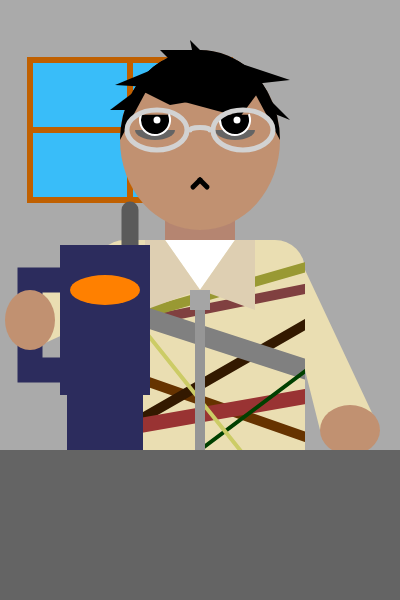
Frame 1 (no input)
Frame 60 (no input): identical to frame 1, image omitted
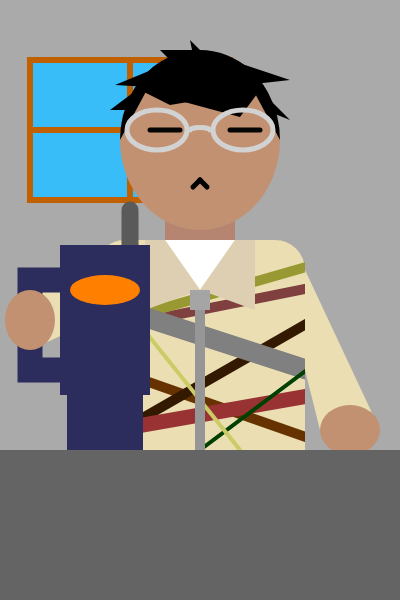
Frame 120 (the mouse pressed at the canvas centre since frame 60)

The p5.js sketch that drew these frames (run headless with seeded random() and noise() and a simulated clock; from frame 60 on, the mouse is pressed at the canvas centre):

// p5.js sketch
// ── sketch.js
let sky1, sky2, sky3, roomColor, sunColor;
let sunX = 180, sunY = 0;
let daytime = 1, dayShift = 0, blink = 0, skyChange = 0;
let eyesX = 160, eyesY = 125;
function setup() {
  createCanvas(400, 600);
  sky1 = 57;
  sky2 = 189;
  sky3 = 249;
  roomColor = 170;
  sunColor = color('#FFFF00');
}
function draw() {
  background(roomColor);
  noStroke();
  fill('#EADEB2');                         //body
  rect(95,240,210,300,30);
  stroke('#663300');                       //clothing pattern
  strokeWeight(10);
  line(0,330,400,470);
  stroke('#331900');
  line(0,500,400,270);
  stroke('#804040');
  line(0,350,400,270);
  stroke('#999933');
  line(0,355,400,240);
  stroke('#993333');
  strokeWeight(15);
  line(0,450,400,380);
  stroke('#808080');
  strokeWeight(20);
  line(0,270,400,400);
  stroke('#004000');
  strokeWeight(4);
  line(0,600,400,300);
  stroke('#CCCC66');
  line(0,150,400,650);
  noStroke()
  fill(roomColor);                     //clearing out the lines outside the body
  rect(0,0,95,600);
  rect(305,0,95,600);
  if(dayShift == 1){
    if(daytime == 1 && skyChange == 0){
      if(sky1 != 249) sky1 += 3;
      if(sky2 != 115) sky2 -= 2;
      if(sky3 != 21) sky3 -= 3; 
      if(sky1 == 249 && sky2 == 115 && sky3 == 21)skyChange = 1;
    }
    if(daytime == 1 && skyChange == 1){
        if(sky1 != 27) sky1 -= 6;
        if(sky2 != 4) sky2 -= 3;
        if(sky3 != 0) sky3 -= 1;
    }
    if(daytime == -1 && skyChange == 0){
      if(sky1 != 249) sky1 += 6;
      if(sky2 != 115) sky2 += 3;
      if(sky3 != 21) sky3 += 1; 
      if(sky1 == 249 && sky2 == 115 && sky3 == 21)skyChange = 1;
    }
    if(daytime == -1 && skyChange == 1){
        if(sky1 != 57) sky1 -= 3;
        if(sky2 != 189) sky2 += 2;
        if(sky3 != 249) sky3 += 3;
    }
  }
  if(dayShift == 1 && daytime == 1) roomColor -= 1;
  else if(dayShift == 1 && daytime == -1) roomColor += 1;
  if(dayShift == 0) skyChange = 0;
  fill(sky1,sky2,sky3);                     //window
  rect(30,60,200,140);
  if(dayShift == 1){                     //sun setting
    if(daytime == 1){
      sunColor = color('#FFFF00');
    }
    if(daytime == -1){
      sunColor = color('#A9A9A9');
    }
    fill(sunColor);
    circle(sunX,sunY,50);
    sunX -= 1;
    sunY += 2;
    if(sunX == 68 && sunY == 224){
      dayShift = 0;
      daytime *= -1;
    }
  }
  else{
    sunX = 180;
    sunY = 0;
  }
  fill('#C06000');
  rect(27,57,6,146);
  rect(127,57,6,146);
  rect(27,57,206,6);
  rect(27,127,206,6);
  rect(27,197,206,6);
  fill(roomColor);
  rect(0,0,width,57);
  rect(0,203,width,30);
  rect(0,203,100,100);
  fill('#EADEB2');                       //arms
  quad(30,290,30,350,95,320,95,260);
  quad(305,270,305,370,320,430,380,430);
  fill(255);                               //inner shirt
  triangle(165,240,200,290,235,240);
  fill('#DECFB2');                        //collar
  quad(165,240,200,290,145,310,145,240);
  quad(235,240,200,290,255,310,255,240);
  fill(150);                               //zipper
  rect(195,290,10,500);
  fill(165);
  rect(190,290,20,20);
  stroke('#2C2C5D');                     //tumbler
  strokeWeight(25);
  noFill();
  rect(30,280,60,90);
  stroke(90);
  strokeWeight(17);
  line(130,260,130,210);
  noStroke();
  fill('#2C2C5D');
  rect(60,245,90,150);
  rect(67,295,76,450);
  fill('#FF8000');
  ellipse(105,290,70,30);
  fill('#C19171');                      //hands
  ellipse(30,320,50,60);
  ellipse(350,430,60,50);
  fill('#B58571');
  rect(165,210,70,30);
  fill('#C19171');                        //head
  ellipse(200,140,160,180);
  stroke(0);                               //mouth
  strokeWeight(5);
  line(200,180,193,187);
  line(200,180,207,187);
  if(mouseX - 160 >= 5)eyesX = 160 + 5;    //eyes
  else if(mouseX - 160 <= -5)eyesX = 160 - 5;
  else eyesX = mouseX;
  if(mouseY - 125 >= 5)eyesY = 125 + 5;
  else if(mouseY - 125 <= -5)eyesY = 125 - 5;
  else eyesY = mouseY;
  if(blink == 0){
    noStroke();
    fill(100);
    arc(eyesX,eyesY+10,40,20,0,PI);
    arc(eyesX+80,eyesY+10,40,20,0,PI);
    fill(0);
    stroke(255);
    strokeWeight(2);
    arc(eyesX,eyesY,30,30,radians(340),radians(200),OPEN);
    arc(eyesX+80,eyesY,30,30,radians(340),radians(200),OPEN);
    fill(255);
    circle(eyesX+2,eyesY,5);
    circle(eyesX+80+2,eyesY,5);
  }
  else{
    stroke(5);
    noFill();
    line(eyesX-15, eyesY, eyesX+15, eyesY);
    line(eyesX-15+80, eyesY, eyesX+15+80, eyesY);
    blink = 0;
  }
  noStroke()                                //hair
  fill(0);
  arc(200,140,160,180,radians(215),radians(325),OPEN);
  arc(200,140,160,180,radians(180),radians(245),OPEN);
  arc(200,140,160,180,radians(295),radians(0),OPEN);
  triangle(140,90,260,90,240,117);
  triangle(140,90,260,90,170,105);
  triangle(200,90,200,50,290,80);
  triangle(200,90,200,50,115,85);
  triangle(200,90,200,50,190,40);
  triangle(200,90,200,50,160,50);
  triangle(135,110,150,80,110,110);
  triangle(265,110,250,80,290,120);
  noFill();
  stroke(210);                           //glasses
  strokeWeight(5);
  arc(200,130,20,5,radians(180),radians(0));
  ellipse(157,130,60,40);
  ellipse(243,130,60,40);
  noStroke();
  fill(100);                             //table
  rect(0,450,400,600);
  if(mouseIsPressed) blink = 1;
}
function keyPressed(){if(key == ' ' && dayShift == 0) dayShift = 1;}
